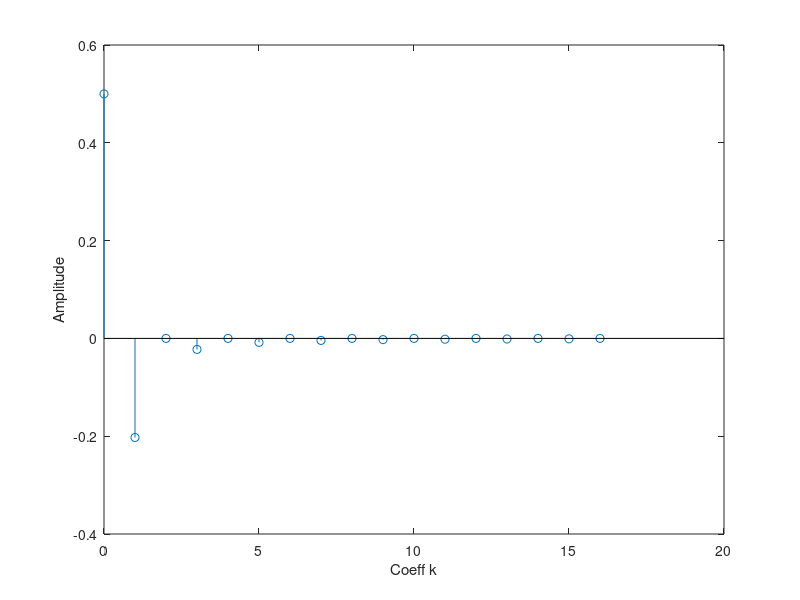
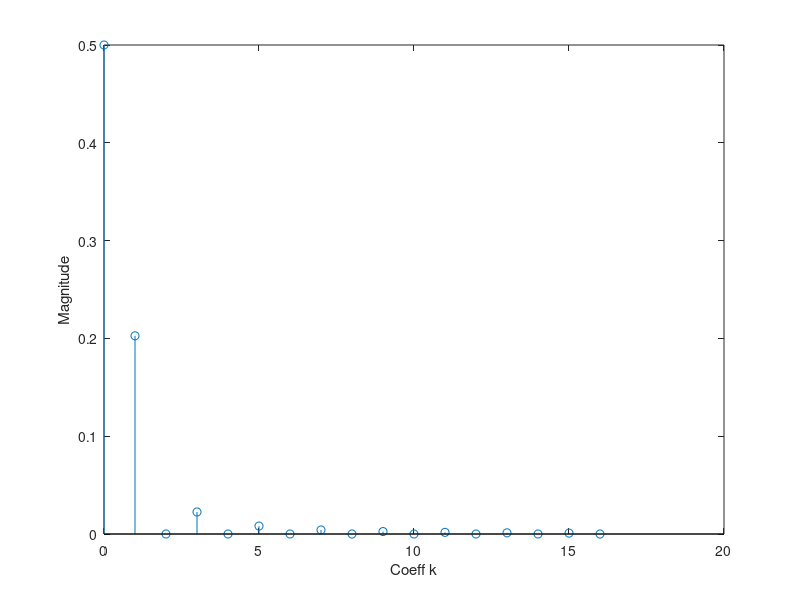
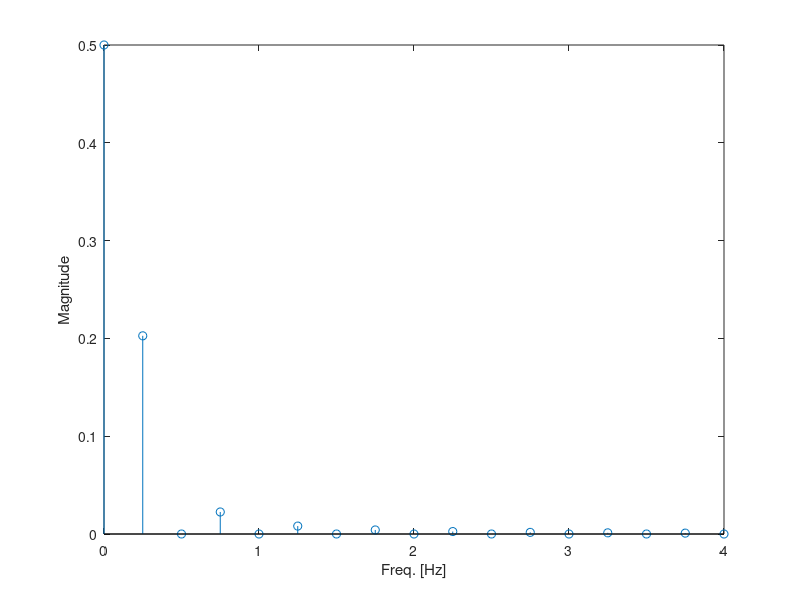

Write MATLAB code to recreate these figures, in order.
%Skriptet demostrerar hur man plottar koefficienterna ak från
%Fourier Serier Analysen med hjälp av stem().
%I detta fall gäller koefficienterna för en fyrkantsvåg
%OBS! Bara origo och den högra sidan av spektrummet beräknas och plottas.
close all
clear
clc

N=16; %Val av antal Koefficienter vi vill plotta
T0=4; %periodtiden för den periodiska signalen

ak=zeros(1,N);
for k=1:2:N
    if mod(k,2) == 0
        ak(k) = 0;
    elseif mod(k,2) == 1
        ak(k) = -2/((pi^2) * (k^2));
    end
end

ak=[0.5 ak]; %lägg till a

%Här plottas koefficienterna med tecknet bevarad
stem(0:N,ak)
xlabel('Coeff k');
ylabel('Amplitude');

%Här plottas absolutbellopet för koefficienterna
figure
stem(0:N,abs(ak))
xlabel('Coeff k');
ylabel('Magnitude');

%Här plottas absolutbellopet, samt omräknad k ordningen till frekvens
figure
stem((0:N)*(1/T0),abs(ak))
xlabel('Freq. [Hz]');
ylabel('Magnitude');

